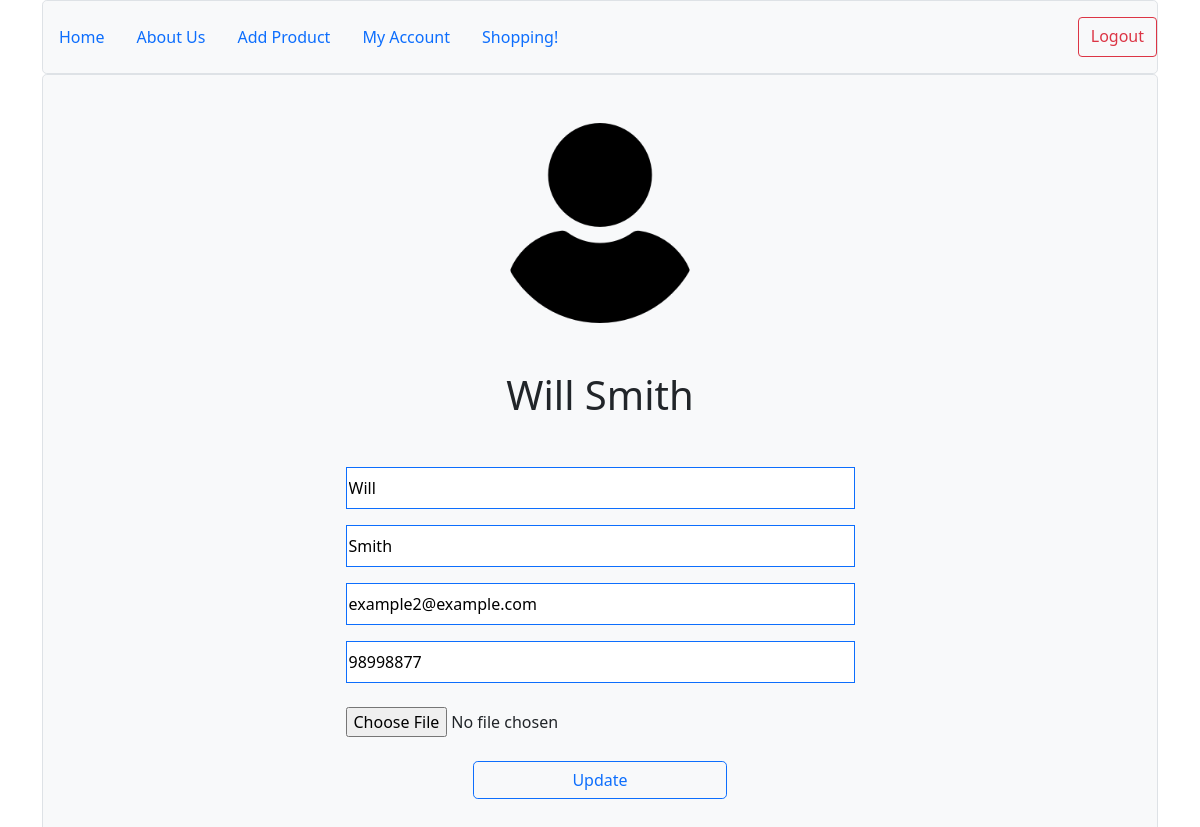
/account (signed in), run on the app's committed database.
### myproject/modles.py (models this page shows, shortened)
class User(db.Model, UserMixin):
    __tablename__ = 'users'
    id = db.Column(db.Integer, primary_key=True)
    name = db.Column(db.String(64))
    surname = db.Column(db.String(64))
    phone = db.Column(db.Integer, unique=True, index=True)
    email = db.Column(db.String(128), unique=True, index=True)
    profile_image = db.Column(db.String(128), nullable=False, default='default_profile_image.png')
    password_hash = db.Column(db.String(128))
    products = db.relationship('Product', backref='author', lazy=True)
    buyers = db.relationship('Buyer', backref='author', lazy=True)

### myproject/users/views.py (the view)
@users.route('/account', methods=['GET', 'POST'])
@login_required
def account():
    form = UpdateUserForm()
    if form.validate_on_submit():
        if form.picture.data:
            username = current_user.name + current_user.surname
            pic = add_profile_pic(form.picture.data, username)
            current_user.profile_image = pic
        current_user.name = form.name.data
        current_user.surname = form.surname.data
        current_user.phone = form.phone.data
        current_user.email = form.email.data
        db.session.commit()
        return redirect(url_for('users.account'))
    elif request.method == 'GET':
        form.name.data = current_user.name
        form.surname.data = current_user.surname
        form.phone.data = current_user.phone
        form.email.data = current_user.email
    profile_image = url_for('static', filename='profile_pics/'+current_user.profile_image)
    return render_template('account.html', profile_image=profile_image, form=form)

### myproject/users/forms.py (shortened to what this page needs)
class UpdateUserForm(FlaskForm):
    name = StringField('Name', validators=[DataRequired()])
    surname = StringField('Surname', validators=[DataRequired()])
    email = StringField('Email', validators=[DataRequired(), Email()])
    phone = StringField('Phone', validators=[DataRequired()])
    picture = FileField('Profile Picture', validators=[FileAllowed(['png', 'jpg'])])
    submit = SubmitField('Update')

### myproject/modles.py (called while the page is built)
@login_manager.user_loader
def load_user(user_id):
    return User.query.get(user_id)

### myproject/templates/account.html (shortened to what this page needs)
{% extends 'base.html' %}
{% block content %}
    <div class="col">
        <div class="h-100 p-5 bg-light border rounded-3 text-center">
            <img class="mb-5" src="{{url_for('static', filename='profile_pics/'+current_user.profile_image)}}" height="200px">
            <h1 class="mb-5"> {{current_user.name}} {{current_user.surname}} </h1>
            <form method="POST" action="" enctype="multipart/form-data">
                {{form.name(placeholder='Enter a name', class='w-50 pt-2 pb-2 border border-primary')}} <br>
                {{form.surname(placeholder='Enter a surname', class='w-50 mt-3 pt-2 pb-2 border border-primary')}} <br>
                {{form.email(placeholder='Enter a email', class='w-50 mt-3 pt-2 pb-2 border border-primary')}} <br>
                {{form.phone(placeholder='Enter a phone', class='w-50 mt-3 pt-2 pb-2 border border-primary')}} <br>
                {{form.picture(class='w-50 mt-3 pt-2 pb-2')}} <br>
                {{form.submit(class='mt-3 btn btn-outline-primary rounded-3 w-25')}}
            </form>
        </div>
    </div>
{% endblock %}

### data on the page
User: profile_image (placeholder picture), name "Will", surname "Smith", email "example2@example.com", phone "98998877"
